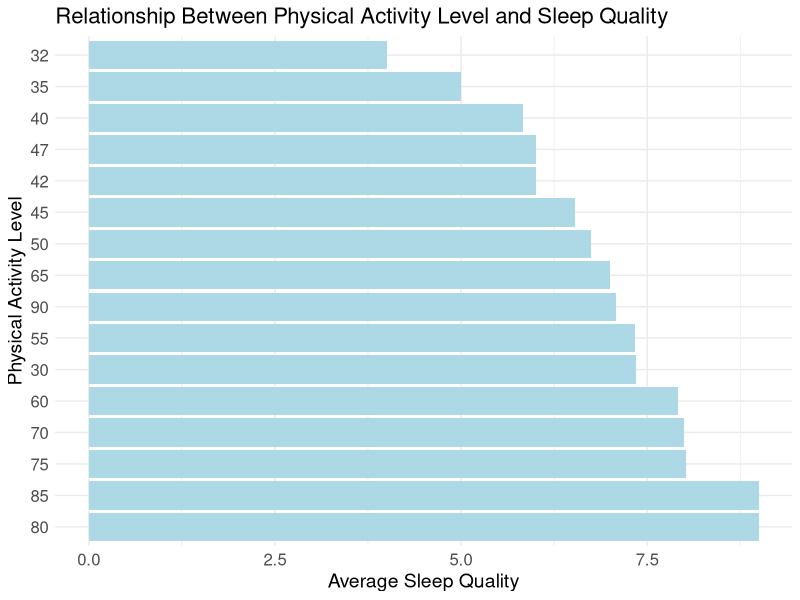
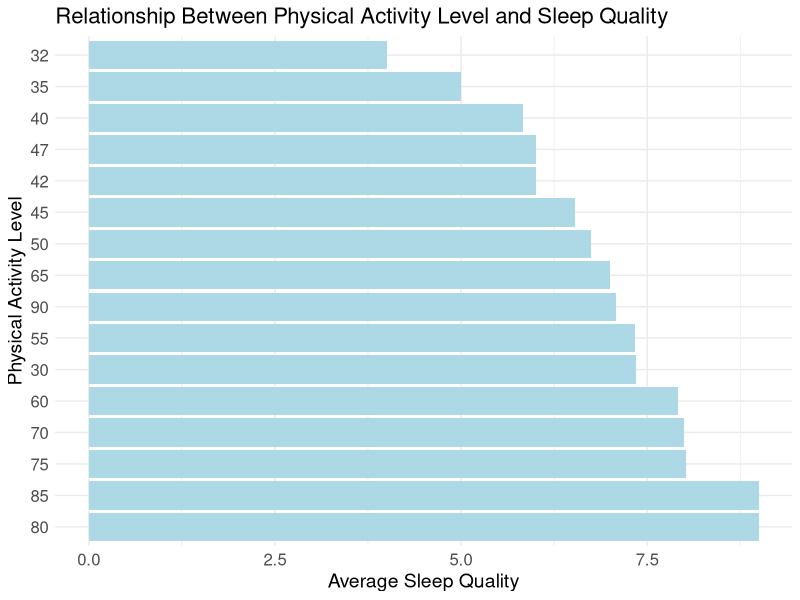

The R script that drew these images, in order:
## ---- chunk 1
knitr::opts_chunk$set(echo = FALSE) 
## ---- chunk 2
library(tidyverse)

# Load the dataset
sleep_data <- read_csv("Data/Sleep_health_and_lifestyle_dataset.csv")

# Data cleaning and preparation
sleep_data <- sleep_data %>%
  mutate_if(is.character, as.factor) %>%  # Convert character columns to factors
  drop_na() %>%  # Remove rows with missing values
  mutate(SleepCategory = case_when(
    `Quality of Sleep` >= 85 ~ "Good",
    `Quality of Sleep` < 85 ~ "Poor"
  )) %>%
  mutate(SleepCategory = as.factor(SleepCategory))

## ---- chunk 3
library(ggplot2)

activity_sleep_relation <- sleep_data %>%
  group_by(`Physical Activity Level`) %>%
  summarise(AverageSleepQuality = mean(`Quality of Sleep`, na.rm = TRUE), .groups = 'drop') %>%
  arrange(desc(AverageSleepQuality))

ggplot(activity_sleep_relation, aes(x = reorder(`Physical Activity Level`, -AverageSleepQuality), y = AverageSleepQuality)) +
  geom_bar(stat = "identity", fill = "lightblue") +
  theme_minimal() +
  theme(
    axis.title = element_text(size = 14), # Increase axis title text size
    axis.text = element_text(size = 12),  # Increase axis text size
    plot.title = element_text(size = 16)  # Increase plot title text size
  ) +
  coord_flip() +
  labs(title = "Relationship Between Physical Activity Level and Sleep Quality",
       x = "Physical Activity Level",
       y = "Average Sleep Quality")

# Save the plot with increased dimensions
ggsave("enhanced_plot.png", width = 10, height = 8, dpi = 300)

